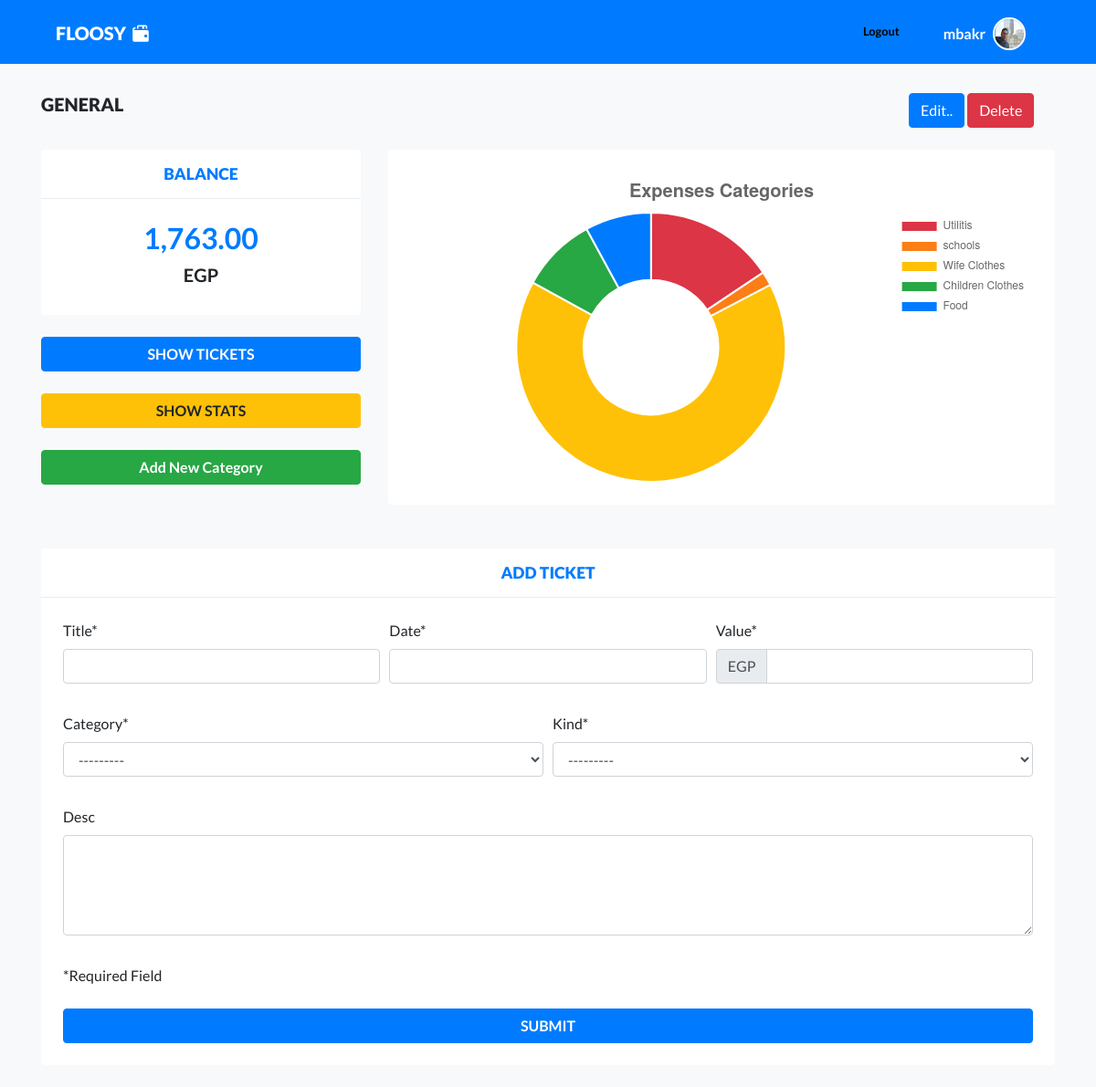
The app's page /wallet/general (signed in), older data.
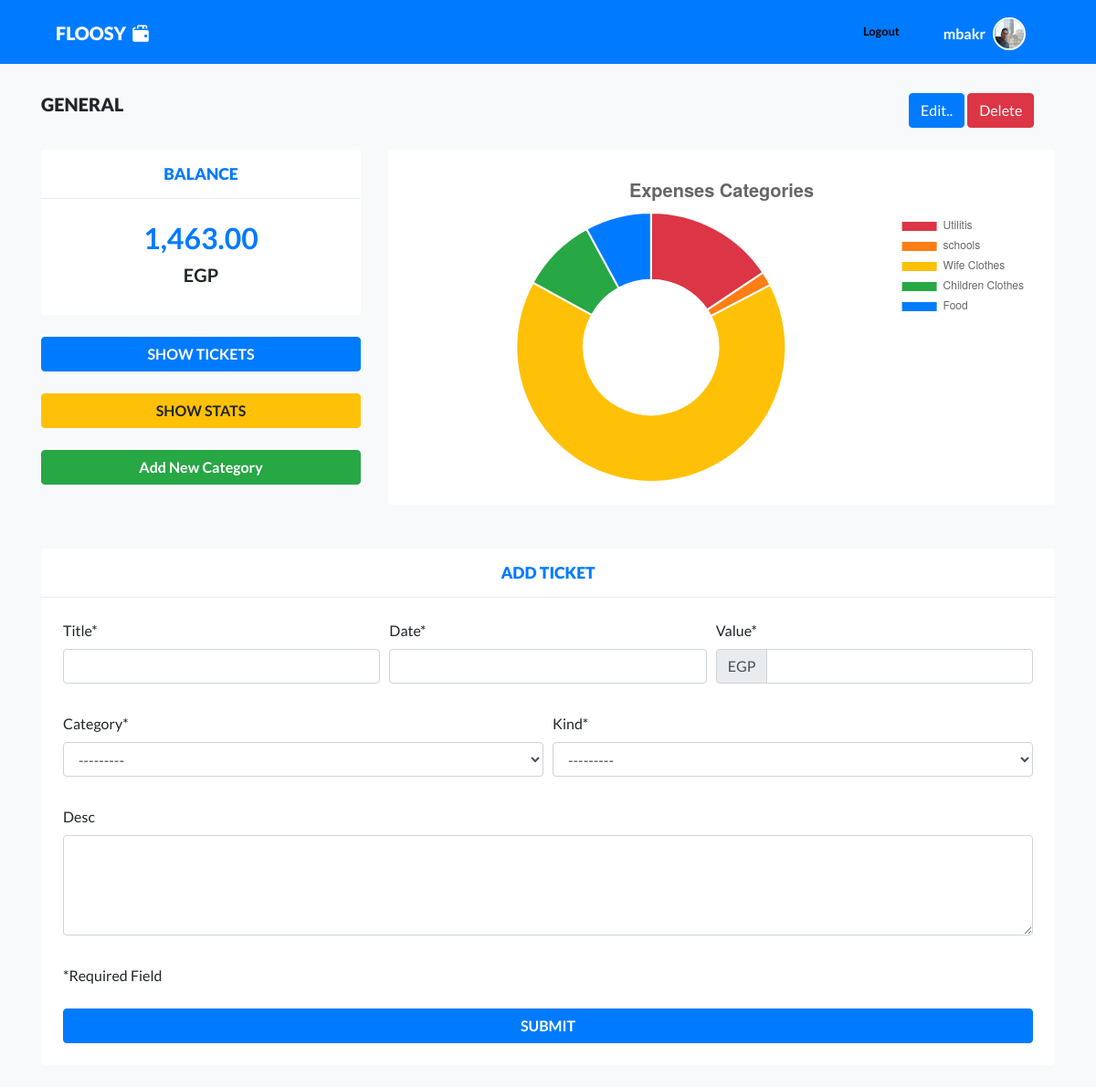
The same page, newer data.
### tracker/models.py (models this page shows, shortened)
class Wallet(models.Model):
    owner = models.ForeignKey(to=User, on_delete=models.CASCADE)
    name = models.CharField(max_length=100)
    slug = models.SlugField(blank=True,null=True)
    balance = models.DecimalField(max_digits=15, decimal_places=2, default=0)

### tracker/views.py (the view)
# urls.py: path('wallet/<slug:slug>', wallet, name='wallet'),
@login_required()
def wallet(request,slug):
    cat_list = False
    tickets_count = None
    wallet = get_object_or_404(Wallet, slug=slug,owner=request.user)
    categories = wallet.category_set.all()
    if categories.count() > 0:
        cat_list = True
    tickets = wallet.tickets.filter(kind='out')
    if tickets.count() > 0:
        tickets_count = tickets.count()
    data = {}
    for ticket in tickets:
        cat_name = ticket.category.name
        if not (cat_name in data.keys()):
            data[cat_name]=float(ticket.value)
        else:
            data[cat_name]= data[cat_name]+float(ticket.value)
    form = TicketForm(wallet,request.POST or None)
    if request.method == "POST":
        if form.is_valid():
            myform = form.save(commit=False)
            myform.wallet = wallet
            myform.save()
            return redirect(reverse(viewname='tracker:wallet', kwargs={'slug':wallet.slug}))
    context = {'wallet':wallet, 'categories':categories, 'form':form
    , 'data':data, 'tickets_count': tickets_count,'cat_list':cat_list}
    return render(request, 'tracker/wallet.html',context)

### tracker/forms.py
class TicketForm(forms.ModelForm):
    def __init__(self, wallet, *args, **kwargs):
        super(TicketForm, self).__init__(*args, **kwargs)
        self.fields['category'].queryset = Category.objects.filter(wallet=wallet)
    title = forms.CharField(widget=forms.TextInput(attrs={'placeholder':''}))
    date = forms.DateTimeField(widget=DateTimePicker(options={'useCurrent': True,'collapse': True,}
        ,attrs={'append': 'fa fa-calendar','icon_toggle': True,}),)
    desc = forms.CharField(widget=forms.Textarea(attrs={'cols':4,'rows':4}), required=False)
    class Meta:
        model = Ticket
        exclude = ['wallet',]

### tracker/models.py (called while the page is built)
    def __str__(self):
        return self.name

### tracker/templates/tracker/wallet.html (shortened to what the changed rows need)
{% extends 'base.html' %}
{% load static %}
{% load crispy_forms_tags %}
{% load humanize %}
{% block content %}
<section>
  <div class="container">
    <div class="row mt-4">
      <div class="col-12 col-md-10 mt-2">
        <h5 class="sectionHeading m-0"> {{wallet.name}}</h5>
      </div>
    </div>
    <div class="row">
      <div class="col-12 col-md-4">
        <div class="block bg-white my-4 rounded">
          <div class="blockContent p-4 text-center">
            <h2 class="text-primary"><strong>{{wallet.balance|intcomma}}</strong></h2>
          </div>
        </div>
      </div>
    </div>
  </div>
</section>
{% endblock content %}
{% block javascript %}
<script type="text/javascript">
$(function () {
$('#datetimepicker1').datetimepicker();
});
var ctx = document.getElementById('walletPieChart').getContext('2d');
var myChart = new Chart(ctx, {
    type: 'doughnut',
  data: {
    datasets: [{
      data: [{%for k,v in data.items%}'{{v}}',{%endfor%}],
      backgroundColor: ['#dc3545','#fd7e14','#ffc107','#28a745','#007bff'],
      label: 'Dataset 1'
    }],
    labels: [{%for k,v in data.items%}'{{k}}',{%endfor%}]
  },
  options: {
          title: {
            display: true,
            text: 'Expenses Categories',
            fontSize: 20,
            fontColor: '#666',
            fontStyle:'bold',
        },
    legend: {
      align: 'start',
      position: 'right',
    },
  }
});
</script>
{% endblock javascript %}

Row changes from the older to the newer data that the page shows:
changed Wallet "GENERAL": balance "1,763.00" → "1,463.00"
